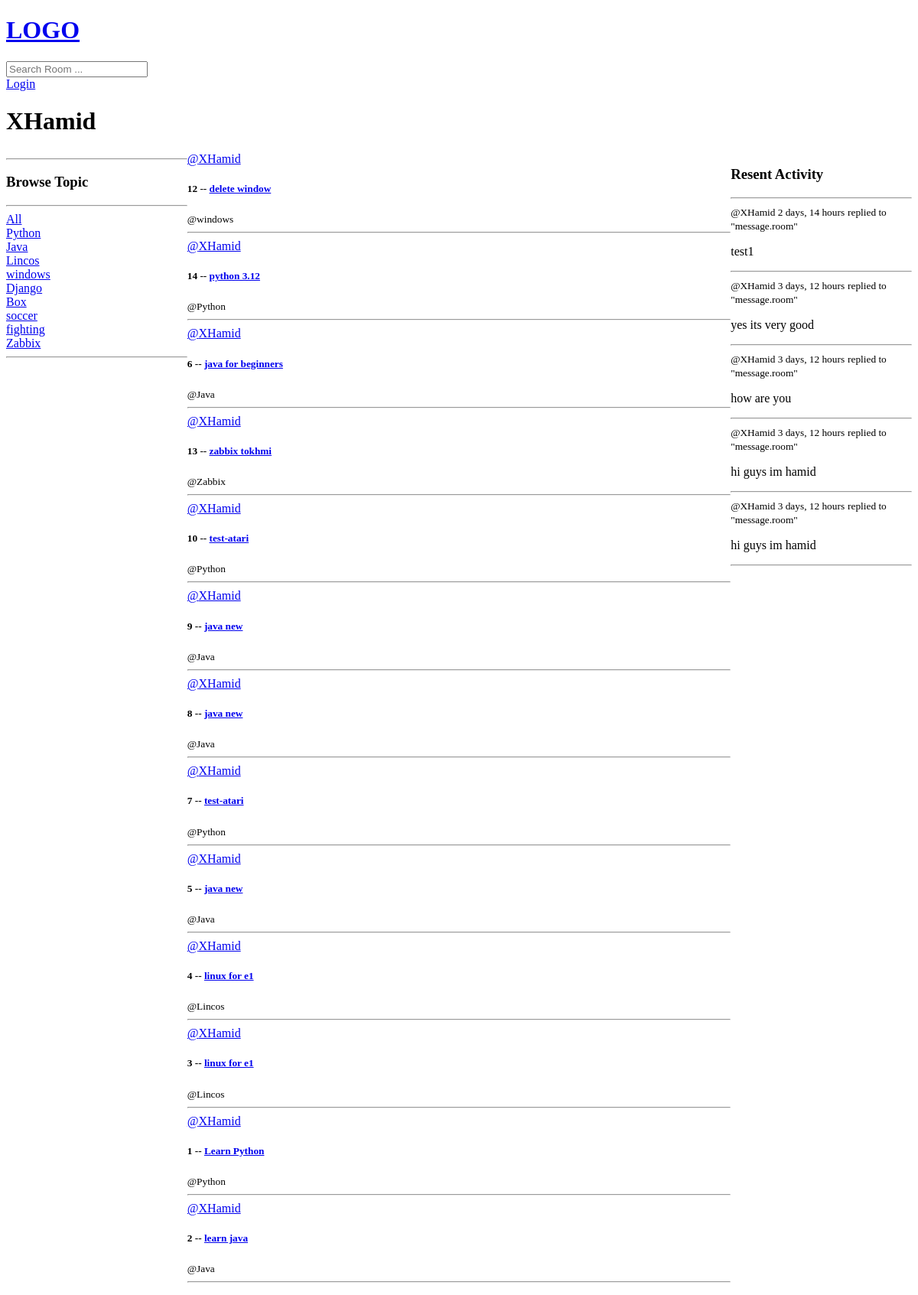
The app's page /profile/1/, older data.
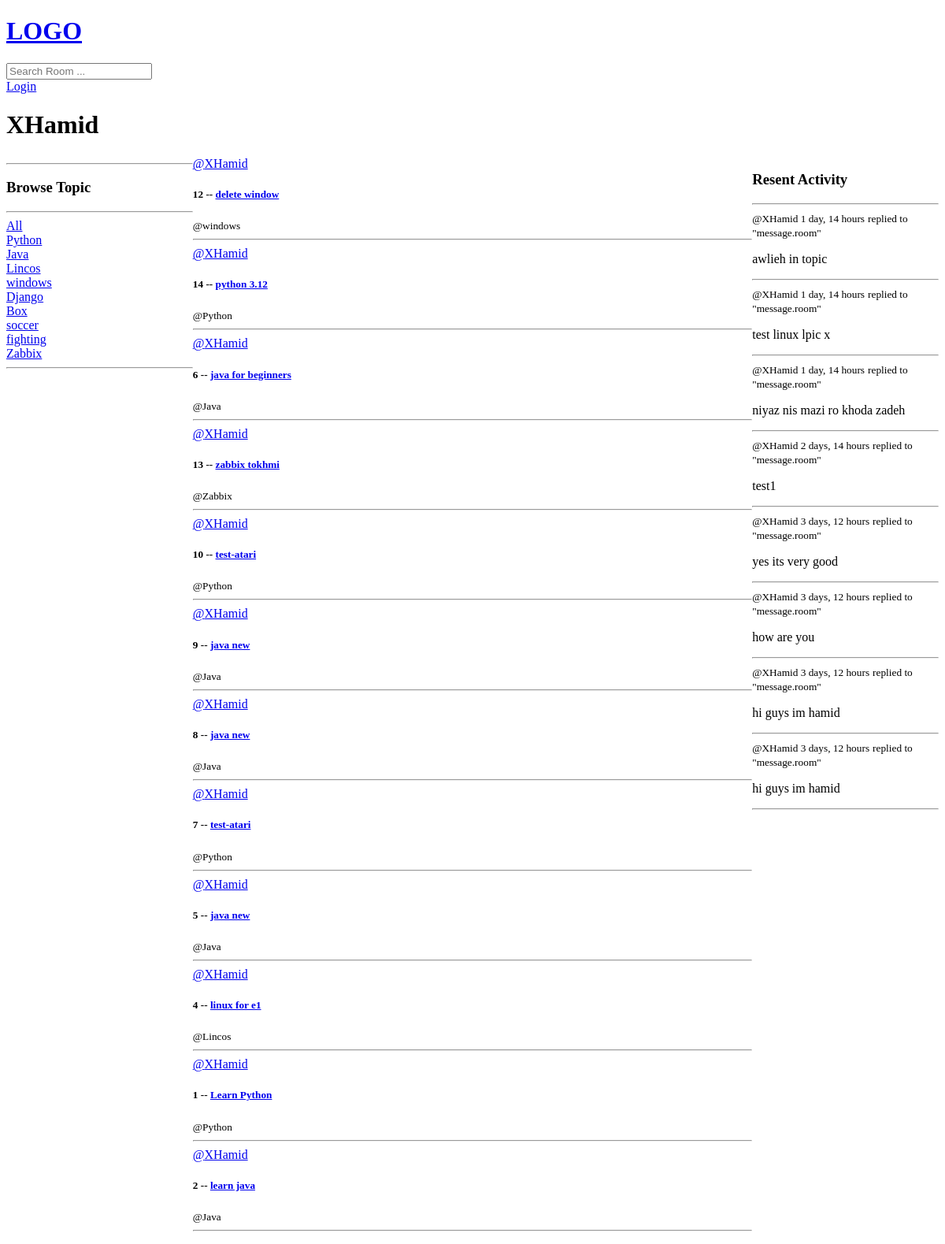
The same page, newer data.
### base/models.py (models this page shows, shortened)
class Topic(models.Model):
    name = models.CharField(max_length=200)

class Room(models.Model):
    host = models.ForeignKey(User,on_delete=models.SET_NULL ,null=True)
    topic = models.ForeignKey(Topic,on_delete=models.SET_NULL ,null=True)
    name = models.CharField(max_length=200)
    description = models.TextField(null=True , blank=True)
    participants = models.ManyToManyField(User,related_name='participants', blank=True)
    updated = models.DateTimeField(auto_now=True)
    created = models.DateTimeField(auto_now_add=True)
    class Meta:
        ordering = ['-updated' , '-created']

class Message(models.Model):
    user = models.ForeignKey(User,on_delete=models.CASCADE)
    room = models.ForeignKey(Room,on_delete=models.CASCADE)
    body = models.TextField()
    updated = models.DateTimeField(auto_now=True)
    created = models.DateTimeField(auto_now_add=True)
    class Meta:
        ordering = ['-updated' , '-created']
    def __str__(self):
        return self.body[0:50]

### base/views.py (the view)
# urls.py: path('profile/<str:pk>/',views.userProfile, name='user-profile'),
def userProfile(request,pk):
      user = User.objects.get(id=pk)
      rooms = user.room_set.all()
      room_messages = user.message_set.all()
      topics = Topic.objects.all()
      context = {'user' : user, 'rooms' : rooms , 'room_messages' : room_messages , 'topics' : topics}
      return render(request, 'profile.html',context)

### templates/profile.html (shortened to what this page needs)
<!DOCTYPE html>
<html lang="en">
<head>
</head>
<body>
    {% include 'navbar.html' %}
    <h1>{{user.username}}</h1>
    <div class="profile-container">
        <div>
            {% include 'topics_component.html' %}
        </div>
        <div>
            {% include 'feed_component.html'%}
        </div>
        <div>
            {% include 'activity_component.html' %}
        </div>
    </div>
</body>
</html>

### templates/topics_component.html
            <hr>
            <h3>Browse Topic</h3>
            <hr>
            <div>
                <a href="{% url 'Home' %}">All</a>
            </div>
            {% for topic in topics %}
                <div>
                    <a href="{% url 'Home' %}?q={{topic.name}}">{{ topic.name }}</a>
                </div>
            {% endfor %}
            <hr>

### templates/feed_component.html (shortened to what this page needs)
<div>
  {% for room in rooms %}
  <div>
    <a href="{% url 'user-profile' room.host.id %}">@{{ room.host.username }}</a>
    <h5>
      {{ room.id }} --
      <a href="/room/{{ room.id }}"> {{ room.name }} </a>
    </h5>
    <small>@{{ room.topic.name }}</small>
    <hr />
  </div>
  {% endfor %}
</div>

### templates/activity_component.html (shortened to what this page needs)
<h3>Resent Activity</h3>
<hr />
{% for message in room_messages %}
<div>
  <small>@{{message.user}} {{message.created|timesince}}</small>
  <small>replied to "message.room"</small>
  <p>{{message}}</p>
  <hr />
</div>
{% endfor %}

Row changes from the older to the newer data that the page shows:
removed Room: host.username "XHamid", id "3", name "linux for e1", topic.name "Lincos"
added Message: user "XHamid", created "1 day, 14 hours", body "awlieh in topic"
added Message: user "XHamid", created "1 day, 14 hours", body "test linux lpic x"
added Message: user "XHamid", created "1 day, 14 hours", body "niyaz nis mazi ro khoda zadeh"
